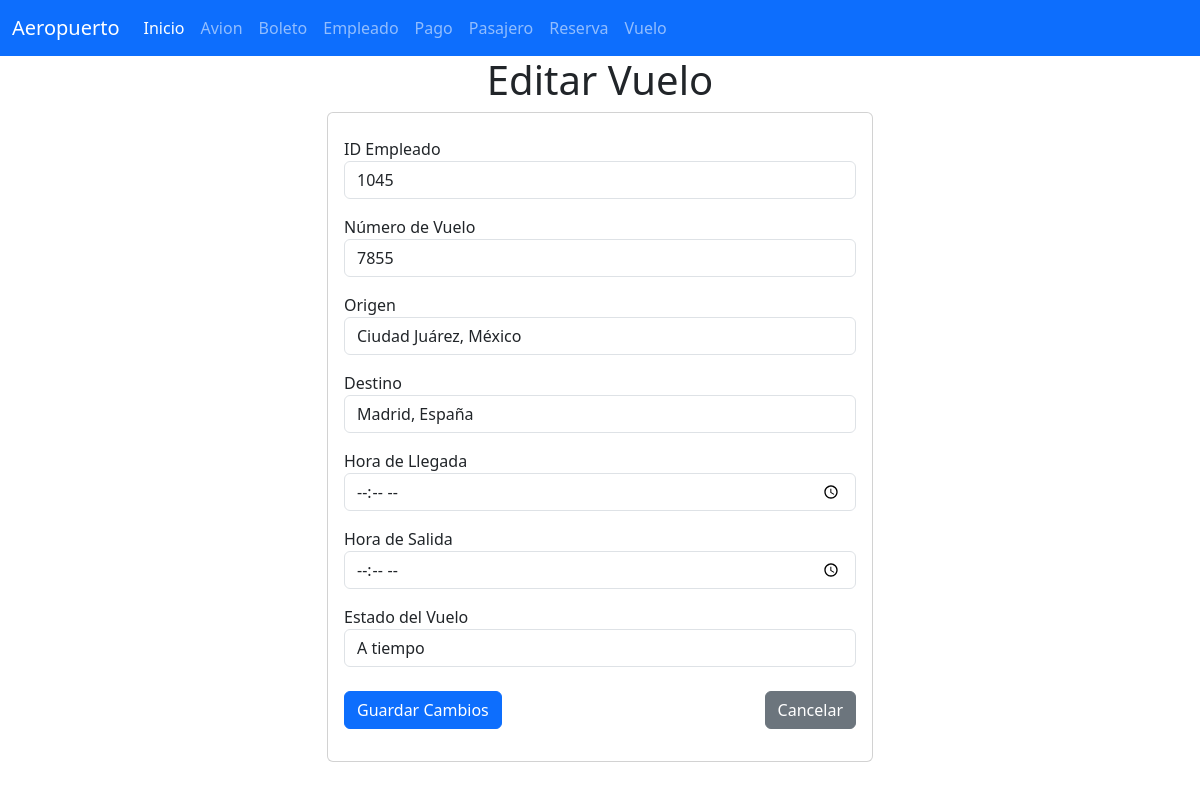
Screenshot of /editarVuelo/5/ with the database file from the repository.
### Vuelo_app/models.py (models this page shows, shortened)
class Vuelo(models.Model):
    Id_Vuelo = models.AutoField(primary_key=True)
    Id_Empleado = models.CharField(max_length=100)
    Numero_Vuelo = models.CharField(max_length=100)
    Origen = models.CharField(max_length=100)  # Asegúrate de que este campo exista
    Destino = models.CharField(max_length=100)
    Hora_llegada = models.TimeField()
    Hora_Salida = models.TimeField()
    Estado_Vuelo = models.CharField(max_length=100)

### Vuelo_app/views.py (the view, shortened to what this page needs)
# urls.py: path('editarVuelo/<int:id>/', views.editarVuelo, name='editarVuelos'),
def editarVuelo(request, id):
    vuelo = get_object_or_404(Vuelo, Id_Vuelo=id)
    return render(request, 'editarVuelo.html', {'vuelo': vuelo})

### Vuelo_app/templates/editarVuelo.html (shortened to what this page needs)
{% extends "base.html" %}
{% block cuerpo %}
<div class="row">
  <div class="col-sm-12 col-md-6 offset-md-3">
    <h1 class="text-center">Editar Vuelo</h1>
    <div class="card">
      <div class="card-body">
        <form method="POST">
          <div class="form-group py-2">
            <label for="txtId_Empleado">ID Empleado</label>
            <input
              type="text"
              id="txtId_Empleado"
              name="txtId_Empleado"
              class="form-control"
              value="{{ vuelo.Id_Empleado }}"
              required>
          </div>
          <div class="form-group py-2">
            <label for="txtNumero_Vuelo">Número de Vuelo</label>
            <input
              type="text"
              id="txtNumero_Vuelo"
              name="txtNumero_Vuelo"
              class="form-control"
              value="{{ vuelo.Numero_Vuelo }}"
              required>
          </div>
          <div class="form-group py-2">
            <label for="txtOrigen">Origen</label>
            <input
              type="text"
              id="txtOrigen"
              name="txtOrigen"
              class="form-control"
              value="{{ vuelo.Origen }}"
              required>
          </div>
          <div class="form-group py-2">
            <label for="txtDestino">Destino</label>
            <input
              type="text"
              id="txtDestino"
              name="txtDestino"
              class="form-control"
              value="{{ vuelo.Destino }}"
              required>
          </div>
          <div class="form-group py-2">
            <label for="txtHora_llegada">Hora de Llegada</label>
            <input
              type="time"
              id="txtHora_llegada"
              name="txtHora_llegada"
              class="form-control"
              value="{{ vuelo.Hora_llegada }}"
              required>
          </div>
          <div class="form-group py-2">
            <label for="txtHora_Salida">Hora de Salida</label>
            <input
              type="time"
              id="txtHora_Salida"
              name="txtHora_Salida"
              class="form-control"
              value="{{ vuelo.Hora_Salida }}"
              required>
          </div>
          <div class="form-group py-2">
            <label for="txtEstado_Vuelo">Estado del Vuelo</label>
            <input
              type="text"
              id="txtEstado_Vuelo"
              name="txtEstado_Vuelo"
              class="form-control"
              value="{{ vuelo.Estado_Vuelo }}"
              required>
          </div>
          <div class="form-group py-3 d-flex justify-content-between">
            <button type="submit" class="btn btn-primary">Guardar Cambios</button>
            <a href="{% url 'inicio_vista' %}" class="btn btn-secondary">Cancelar</a>
          </div>
        </form>
      </div>
    </div>
  </div>
</div>
{% endblock %}

### rows the page displays
Vuelo: txtId_Empleado "1045", txtNumero_Vuelo "7855", txtOrigen "Ciudad Juárez, México", txtDestino "Madrid, España", txtEstado_Vuelo "A tiempo"
